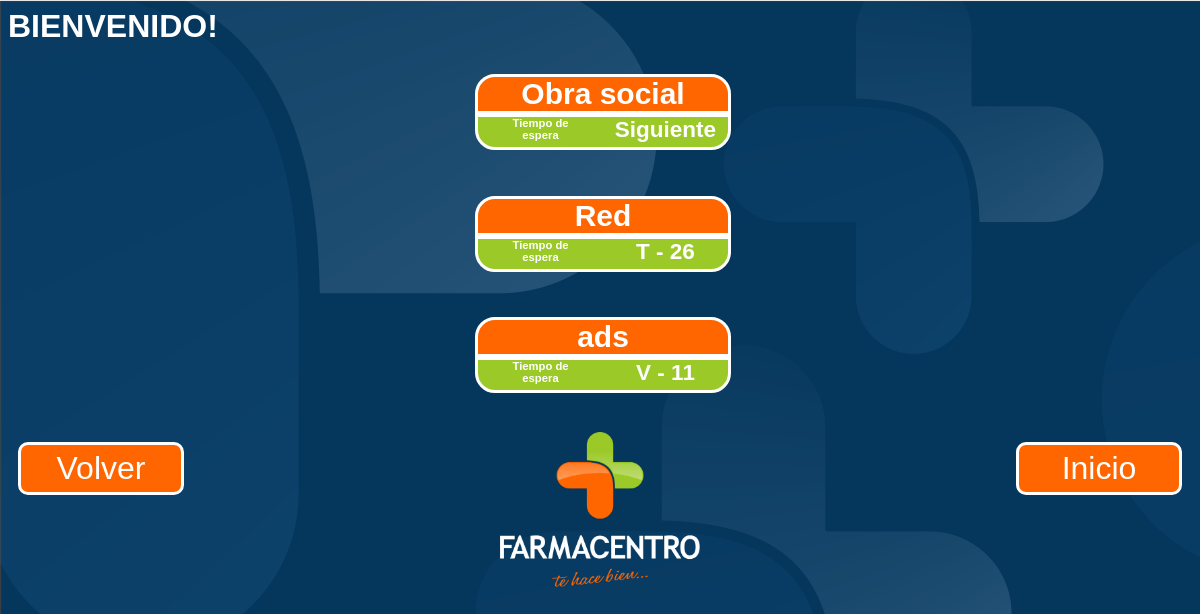
Screenshot of /index.php?c=turno&a=sacarTurno with the database file from the repository.
### tables this page shows
CREATE TABLE `Cola` (
  `idCola` int(10) unsigned NOT NULL AUTO_INCREMENT,
  `nombreCola` varchar(30) DEFAULT NULL,
  `idEmpleado` int(10) DEFAULT NULL,
  `hijoDe` int(10) DEFAULT NULL,
  `siguiente` int(10) DEFAULT NULL,
  `letra` char(1) DEFAULT NULL,
  PRIMARY KEY (`idCola`)
);

### index.php (called while the page is built, shortened)
<?php
$accion = "index";
if(isset($_REQUEST['a'])){
    $accion = $_REQUEST['a'];
}
$controller = new $controller();
$controller->$accion();
?>

### model/cola.php (called while the page is built, shortened)
<?php
class Cola{
    private $idCola;
    private $nombreCola;
    private $siguiente;
    private $letra;
    public function getIdCola() {
        return $this->idCola;
    }
    public function setIdCola($idCola) {
        $this->idCola = $idCola;
    }
    public function getNombreCola() {
        return $this->nombreCola;
    }
    public function setNombreCola($nombreCola) {
        $this->nombreCola = $nombreCola;
    }
    function getSiguiente() {
        return $this->siguiente;
    }
    function getLetra() {
        return $this->letra;
    }
    function setSiguiente($siguiente) {
        $this->siguiente = $siguiente;
    }
    function setLetra($letra) {
        $this->letra = $letra;
    }
    public static function getList2(){
        try {
            $mdb =  DataBase::getDb();
            $temp = $mdb->prepare('SELECT * FROM Cola WHERE hijoDe IS NULL');
            $temp->execute();
            $resultado = $temp->fetchAll();
            foreach($resultado as $fila) {
                $data[] = new Cola($fila['idCola'], $fila['nombreCola'], $fila['idEmpleado'], $fila['hijoDe'],
                        $fila['siguiente'], $fila['letra']);
            }
        } catch (PDOException $e) {
            print "¡Error!: " . $e->getMessage() . "<br/>";
            die();
        }
        return $data;
    }
}
?>

### view/turno/seleccion.php (the view)
<h1>BIENVENIDO!</h1>
<div class="center">
<?php foreach ($colas as $c){
    echo "<a href='index.php?c=turno&a=sacarTurno&id=" . $c->getIdCola() . "'>";?>
    <div class="queueSelection">
        <div class="queueTitle"><?= $c->getNombreCola(); ?> </div>
        <div class="queueInformation">
            <div class="izq">Tiempo de <br/> espera</div>
            <div class="der"><?= ($c->getLetra() == null)? "Siguiente" : $c->getLetra() . " - " .$c->getSiguiente(); ?></div>
        </div>
    </div>
<?php
    echo "</a><br /><br /> ";
    }
?>
</div>

### view/stylesheet.css (style rules this page uses)
body { background-image: url("images/fondo.png"); font-family: "Arial", sans-serif; color: white; }
a { color: white; font-size:15px; text-decoration: none; }
.queueSelection { color: white; text-align:center; padding: .5em 2em .55em; display: inline-block; min-width:250px; font-weight: bold; }
.queueTitle { background: #ff6600; border:solid 3px #ffffff; width: 100%; font-size: 2em; -webkit-border-top-left-radius: 20px; -webkit-border-top-right-radius: 20px; -moz-border-radius-topleft: 20px; -moz-border-radius-topright: 20px; border-top-left-radius: 20px; border-top-right-radius: 20px; }
.queueInformation { background: #9bc928; border:solid 3px #ffffff; width: 100%; min-height: 2em; font-size: 1em; -webkit-border-bottom-right-radius: 20px; -webkit-border-bottom-left-radius: 20px; -moz-border-radius-bottomright: 20px; -moz-border-radius-bottomleft: 20px; border-bottom-right-radius: 20px; border-bottom-left-radius: 20px; }
.center { width: 100%; text-align: center; display: inline-block; }
.izq { width: 50%; float: left; min-height: 2em; font-size: .75em; }
.der { width: 50%; float: left; min-height: 2em; font-size: 1.5em; vertical-align: middle; }

### rows the page displays
cola: nombreCola "Obra social", shows "Siguiente"
cola: nombreCola "Red", letra "T", siguiente "26"
cola: nombreCola "ads", letra "V", siguiente "11"
